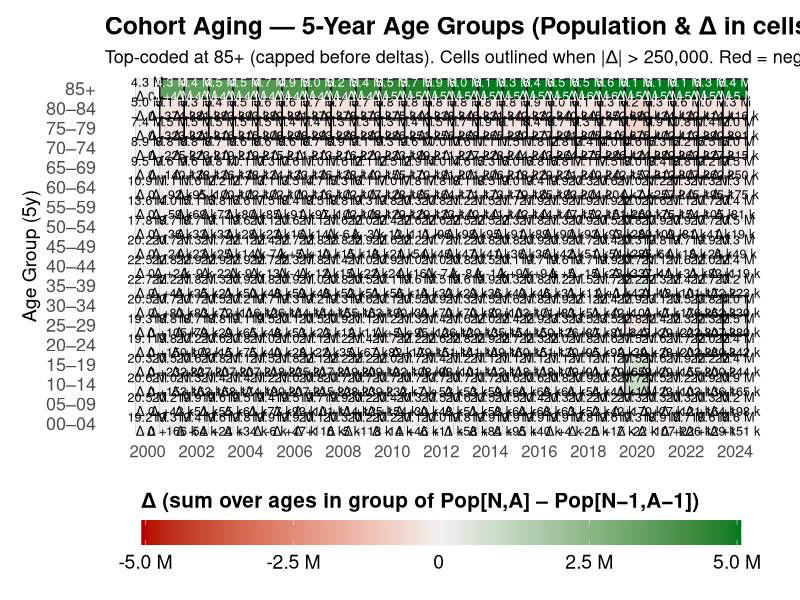
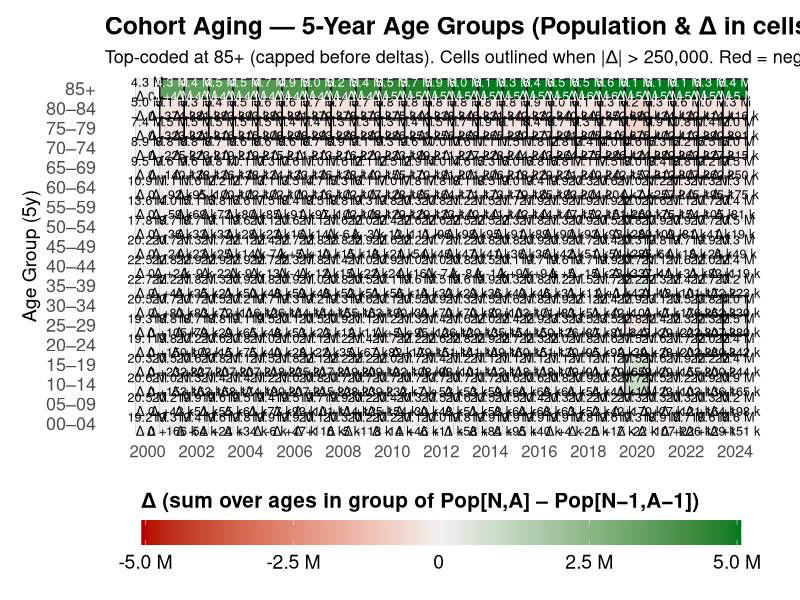

Source code (R) for these figures, in order:
###############################################################
## Cohort aging by 5-year age groups (keeps Age 0)
## Δ at year N for a group = sum_A_in_group [ Pop(N,A) - Pop(N-1,A-1) ]
## Source: data/merged_yearly_population_by_age_2010_correction.csv
## Requires : merge_yearly_pop_est_2010_correc.R to run first
###############################################################

suppressPackageStartupMessages({
  library(tidyverse)
  library(kableExtra)
})

# ---- Params ----
HIGHLIGHT_THRESHOLD <- 250000L  # highlight when |Δ| > 50,000

# ---- Load ----
pop <- read_csv("data/merged_yearly_population_by_age_2010_correction.csv", show_col_types = FALSE) %>%
  mutate(
    Year = as.integer(Year),
    Age  = as.integer(Age),
    Population = as.numeric(Population)
  ) %>%
  filter(!is.na(Year), !is.na(Age), !is.na(Population))

yrs     <- sort(unique(pop$Year))
max_age <- max(pop$Age, na.rm = TRUE)

# ---- Collapse ages BEFORE deltas: top-code at 85 (≥85 -> 85) ----
AGE_TOP <- 85L  # *** was 89L ***

pop_cap <- pop %>%
  mutate(Age = pmin(Age, AGE_TOP)) %>%
  group_by(Year, Age) %>%
  summarise(Population = sum(Population, na.rm = TRUE), .groups = "drop")

# ---- Cohort deltas on the COLLAPSED series ----
delta_long <- pop_cap %>%
  mutate(Year_prev = Year - 1L, Age_prev = pmax(Age - 1L, 0L)) %>%
  left_join(
    pop_cap %>% transmute(Year_prev = Year, Age_prev = Age, Pop_prev = Population),
    by = c("Year_prev", "Age_prev")
  ) %>%
  transmute(Year, Age, delta = Population - Pop_prev)

# ---- 5-year groups with top bin fixed to 85+ (label it clearly) ----
mk_group5_capped <- function(A) {
  gs <- (A %/% 5) * 5
  gs <- ifelse(gs >= 85, 85, gs)   # force top bin start to 85
  ge <- ifelse(gs == 85, 89, gs + 4)
  sprintf("%02d–%02d", gs, ge)     # this is effectively "85+" when gs==85
}

pop_group_year <- pop_cap %>%
  mutate(grp_start = ifelse(Age >= 85, 85L, (Age %/% 5) * 5L),
         AgeGroup5 = mk_group5_capped(Age)) %>%
  group_by(AgeGroup5, grp_start, Year) %>%
  summarise(Population = sum(Population, na.rm = TRUE), .groups = "drop")

delta_group_year <- delta_long %>%
  mutate(grp_start = ifelse(Age >= 85, 85L, (Age %/% 5) * 5L),
         AgeGroup5 = mk_group5_capped(Age)) %>%
  group_by(AgeGroup5, grp_start, Year) %>%
  summarise(Delta = sum(delta, na.rm = TRUE), .groups = "drop")

suppressPackageStartupMessages({ library(tidyverse) })

# ---- Display params (no math changes) ----
OUT_DIR  <- "visual/pop_aging"
dir.create(OUT_DIR, recursive = TRUE, showWarnings = FALSE)

YEAR_MIN <- min(pop_cap$Year, na.rm = TRUE)
YEAR_MAX <- max(pop_cap$Year, na.rm = TRUE)
year_span <- paste0(YEAR_MIN, "-", YEAR_MAX)

# Merge totals + Δ (keep first year even if Δ is NA)
df5 <- pop_group_year %>%
  left_join(delta_group_year, by = c("AgeGroup5","grp_start","Year")) %>%
  filter(Year >= YEAR_MIN, Year <= YEAR_MAX)

# Order groups youngest → oldest; optionally relabel 85–89 as 85+
group_levels <- df5 %>% distinct(AgeGroup5, grp_start) %>% arrange(grp_start) %>% pull(AgeGroup5)
df5 <- df5 %>% mutate(AgeGroup5 = factor(AgeGroup5, levels = group_levels))
levels(df5$AgeGroup5)[levels(df5$AgeGroup5) == "85–89"] <- "85+"

# Compact label formatters (SI suffixes)
fmt_si     <- scales::label_number(accuracy = 0.1, scale_cut = scales::cut_si(""))
fmt_si_int <- scales::label_number(accuracy = 1,   scale_cut = scales::cut_si(""))

# Two-line labels: Population (line 1) + Δ (line 2, signed if present)
df5 <- df5 %>%
  mutate(
    pop_lbl   = fmt_si(Population),
    delta_lbl = ifelse(is.na(Delta), "", paste0(ifelse(Delta > 0, "+", ""), fmt_si_int(Delta))),
    label     = ifelse(delta_lbl == "", pop_lbl, paste0(pop_lbl, "\nΔ ", delta_lbl))
  )

# Clamp for color mapping only (labels use true values)
q98   <- stats::quantile(abs(df5$Delta), 0.98, na.rm = TRUE)
limit <- max(HIGHLIGHT_THRESHOLD, q98, na.rm = TRUE)
df5 <- df5 %>%
  mutate(
    delta_clamped = pmax(pmin(Delta, limit), -limit),
    extreme       = !is.na(Delta) & abs(Delta) > HIGHLIGHT_THRESHOLD
  )

# Legend limits & readable text color per cell
lim <- max(abs(df5$delta_clamped), na.rm = TRUE)
df5 <- df5 %>%
  mutate(text_col = dplyr::case_when(
    is.na(delta_clamped) ~ "black",
    abs(delta_clamped) > 0.55 * lim ~ "white",
    TRUE ~ "black"
  ))

# ---- Plot (legend bottom, white background) ----
p5 <- ggplot(df5, aes(x = Year, y = AgeGroup5, fill = delta_clamped)) +
  geom_tile(color = "grey80", linewidth = 0.25, na.rm = FALSE) +
  geom_tile(
    data = subset(df5, extreme),
    aes(x = Year, y = AgeGroup5),
    fill = NA, color = "black", linewidth = 0.45
  ) +
  geom_text(
    aes(label = label, color = text_col),
    size = 3.2, lineheight = 0.92
    # , family = "Arial Narrow"  # uncomment if installed
  ) +
  scale_color_identity() +
  scale_x_continuous(breaks = seq(YEAR_MIN, YEAR_MAX, by = 2)) +
  scale_fill_gradient2(
    name = "Δ (sum over ages in group of Pop[N,A] – Pop[N−1,A−1])",
    low = "#b30000", mid = "#f2f2f2", high = "#007a1f",
    midpoint = 0, limits = c(-lim, lim),
    labels = scales::label_number(scale_cut = scales::cut_si("")),
    na.value = "grey95"
  ) +
  labs(
    title = "Cohort Aging — 5-Year Age Groups (Population & Δ in cells)",
    subtitle = paste0(
      "Top-coded at 85+ (capped before deltas). Cells outlined when |Δ| > ",
      scales::comma(HIGHLIGHT_THRESHOLD),
      ". Red = negative Δ, Green = positive Δ."
    ),
    x = NULL, y = "Age Group (5y)"
  ) +
  guides(
    fill = guide_colorbar(
      direction = "horizontal",
      title.position = "top",
      barwidth = grid::unit(6, "in"),
      barheight = grid::unit(0.25, "in")
    )
  ) +
  theme_minimal(base_size = 14) +
  theme(
    panel.grid = element_blank(),
    plot.title = element_text(face = "bold", size = 18),
    plot.subtitle = element_text(size = 13),
    axis.text.x = element_text(size = 12),
    axis.text.y = element_text(size = 13),
    legend.position = "bottom",
    legend.direction = "horizontal",
    legend.title = element_text(size = 15, face = "bold"),
    legend.text  = element_text(size = 14),
    legend.key.height = grid::unit(0.9, "cm"),
    legend.key.width  = grid::unit(0.7, "cm"),
    legend.background     = element_rect(fill = "white", color = NA),
    legend.box.background = element_rect(fill = "white", color = NA),
    panel.background      = element_rect(fill = "white", color = NA),
    plot.background       = element_rect(fill = "white", color = NA),
    plot.margin = margin(12, 16, 12, 16)
  )

# ---- Save (wide, print-friendly; white background) ----
ggsave(file.path(OUT_DIR, paste0("cohort_5y_groups_2010correc_pop_plus_delta_", year_span, "_wide16x8.pdf")),
       p5, width = 16, height = 8, units = "in", bg = "white")
ggsave(file.path(OUT_DIR, paste0("cohort_5y_groups_2010correc_pop_plus_delta_", year_span, "_wide16x8.png")),
       p5, width = 16, height = 8, units = "in", dpi = 300, bg = "white")
